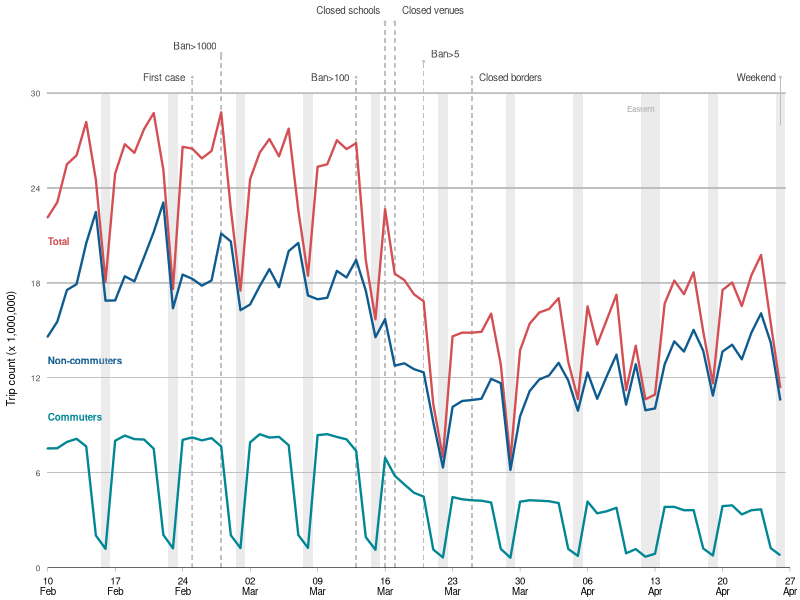

Here is the R script that generated this plot: (Note: this script raises an error after producing the figure.)
require(reshape2)
require(ggplot2)
require(scales)
require(grid)
require(dplyr)
require(readr)

rm(list=ls())


###############################################################################
### diff plot by reason  of mobility                                        ###
###############################################################################

# read data
dta <- read_csv(file=here::here("Data","Merged_panel_data.csv"))

# group by date and sum over all cantons to get nationwide mobility
col_names_by_reason <- c("total_trips_2020","commuter_trips_2020","non_commuter_trips_2020")
df_sum <- aggregate(dta[col_names_by_reason], by=list(Date=dta$date), FUN=sum)

# start, end data
start_date <- as.Date("2020-02-10")
end_date <- as.Date("2020-04-26")

# filter data frame on dates
df_sum <- df_sum %>% filter(Date >= start_date & Date <= end_date)
n_rows <- nrow(df_sum)
n_cols <- ncol(df_sum)

# weekend days
sats <- which(weekdays(df_sum$Date) == "Saturday")
suns <- which(weekdays(df_sum$Date) == "Sunday")

# melt data
df_sum_long <- melt(df_sum,id="Date")
df_sum_long$size <- c(rep(0.8,(n_rows*(n_cols-1))))

# colors
colors2 <- c("#d34f53","#008694","#0e5b90")

# plot 
diff_plot <-  ggplot(df_sum_long, aes( x = Date,
                                       y = value,
                                       color = variable,
                                       group = variable)) + 
  
  # line colors
  scale_colour_manual(values = colors2) +
  
  # layout specifications
  theme(
    # title, subtitle
    plot.title = element_blank(),
    plot.subtitle = element_blank(),
    
    # axes title
    axis.title.x = element_blank(),
    axis.title.y = element_text(size = 8, vjust = 4, hjust = 0.365),
    
    # axes text
    axis.text.x = element_text(color = 'black', size = 7, angle = 0, hjust = 0.5, vjust = 0),
    axis.text.y = element_text(size = 6),
    
    # axes ticks
    axis.ticks.y = element_blank(),
    axis.ticks.x = element_line(size = 0.1),
    
    # axes lines
    axis.line.x = element_line(color="black", size = 0.2),
    axis.line.y = element_line(color="black", size = 0),
    
    # panel and margins
    panel.grid.major = element_blank(),
    panel.grid.minor = element_blank(),
    panel.background = element_blank(),
    plot.margin = unit(c(0.5,0.5,0.25,0.75), "line"),
    
    # legend
    legend.position = "none") +
  
  ylab("Trip count (x 1,000,000)") +
  
  # x-axis range
  scale_x_date(breaks = "week",
               labels = date_format("%d\n%b"),
               limits = as.Date(c("2020-02-10","2020-04-27")),
               expand = c(0,0)) +
  
  # axes ticks and horizontal lines
  scale_y_continuous(limits = c(0,35250000),
                     breaks = seq(0,36000000,6000000),
                     labels = c("0","6","12","18","24","30",""),
                     expand = c(0, 0)) +
  
  coord_cartesian(clip = "off") +
  
  # circle plot (by type)
  annotate("point",
           size = 0.1,
           shape = 19,
           color = colors2,
           x = start_date,
           y = c(df_sum[1,2],df_sum[1,3],df_sum[1,4])) +
  
  # variable text (by reason)
  annotate("text",
           fontface = "bold",
           x = start_date,
           y = c(df_sum[1,2]-1500000, df_sum[1,3]+2000000, df_sum[1,4]-1500000),
           label = c("Total","Commuters","Non-commuters"),
           color = colors2,
           hjust = 0,
           size = 2.5) +
  
  # draw vertical lines
  geom_segment(x = as.Date("2020-02-25"),
               xend = as.Date("2020-02-25"),
               y = 0,
               yend = 31000000,
               size = 0.2,
               color = 'grey',
               linetype = 'dashed') +
  
  geom_segment(x = as.Date("2020-02-28"),
               xend = as.Date("2020-02-28"),
               y = 0,
               yend = 32500000,
               size = 0.2,
               color = 'grey',
               linetype = 'dashed') +
  
  geom_segment(x = as.Date("2020-03-13"),
               xend = as.Date("2020-03-13"),
               y = 0,
               yend = 31000000,
               size = 0.2,
               color = 'grey',
               linetype = 'dashed') +
  
  geom_segment(x = as.Date("2020-03-16"),
               xend = as.Date("2020-03-16"),
               y = 0,
               yend = 34500000,
               size = 0.2,
               color = 'grey',
               linetype = 'dashed') +
  
  # annotate event description (right-aligned)
  annotate("text",
           fontface = "plain",
           color = 'grey25',
           x = c(as.Date("2020-02-25")-0.75,
                 as.Date("2020-02-28")-0.5,
                 as.Date("2020-03-13")-0.75,
                 as.Date("2020-03-16")-0.5),
           y = c(31000000,33000000,31000000,35250000),
           label = c("First case",
                     "Ban>1000",
                     "Ban>100",
                     "Closed schools"),
           hjust = 1,
           size = 2.5) +
  
  geom_segment(x = as.Date("2020-03-17"),
               xend = as.Date("2020-03-17"),
               y = 0,
               yend = 34500000,
               size = 0.2,
               color = 'grey',
               linetype = 'dashed') +
  
  # draw vertical lines
  geom_segment(x = as.Date("2020-03-20"),
               xend = as.Date("2020-03-20"),
               y = 0,
               yend = 32000000,
               size = 0.2,
               color = 'grey',
               linetype = 'dashed') +
  
  geom_segment(x = as.Date("2020-03-25"),
               xend = as.Date("2020-03-25"),
               y = 0,
               yend = 31000000,
               size = 0.2,
               color = 'grey',
               linetype = 'dashed') +
  
  # geom_segment(x = as.Date("2020-03-24"),
  #              xend = as.Date("2020-03-24"),
  #              y = 0,
  #              yend = 31000000,
  #              size = 0.2,
  #              color = 'grey',
  #              linetype = 'dashed') +
  
  # annotate event description (left-aligned)
  annotate("text",
           fontface = "plain",
           color = 'grey25',
           x = c(as.Date("2020-03-17")+0.75,
                 as.Date("2020-03-20")+0.75,
                 as.Date("2020-03-25")+0.75),
           y = c(35250000,
                 32500000,
                 31000000),
           label = c("Closed venues",
                     "Ban>5",
                     "Closed borders"),
           hjust = 0,
           size = 2.5) +
  
  # annotate("text",
  #          fontface = "plain",
  #          color = 'grey25',
  #          x = as.Date("2020-03-24")+0.5,
  #          y = 31500000,
  #          label = "Lockdown",
  #          hjust = 0,
  #          size = 2.5) +
  
  # draw vertical line (weekend)
geom_segment(x = as.Date("2020-04-26"),
             xend = as.Date("2020-04-26"),
             y = 28000000,
             yend = 31000000,
             size = 0.2,
             color = 'grey',
             linetype = 'solid') +
  
  # annotate weekend and Eastern description
  annotate("text",
           fontface = c("plain","bold"),
           color = c('grey25','grey'),
           x = c(as.Date("2020-04-26")-0.5,as.Date("2020-04-13")),
           y = c(31000000,29000000),
           label = c("Weekend","Eastern"),
           hjust = 1,
           size = c(2.5,2)) +
  
  # bullet on dashed vertical lines
  annotate("point",
           size = 0.3,
           shape = 19,
           color = 'grey',
           x = as.Date(c("2020-02-25","2020-02-28","2020-03-13","2020-03-16","2020-03-17","2020-03-20","2020-03-25","2020-04-26")),
           y = c(31000000,32500000,31000000,34500000,34500000,32000000,31000000,31000000))

# horizontal grid lines
diff_plot <- diff_plot + lapply(c(6000000,12000000,18000000,24000000,30000000), function(i) { geom_segment(aes(x=start_date, 
                                                                                                               xend=end_date+.5, 
                                                                                                               y=i, 
                                                                                                               yend=i), 
                                                                                                           size=0.1, 
                                                                                                           color="grey")})

# shaded weekend areas
diff_plot <- diff_plot + lapply(seq(1,11,1), function(i) {geom_rect(data=df_sum_long[1,],
                                                                    aes(xmin=df_sum[sats[i],1]+.5, xmax=df_sum[suns[i],1]+.5,
                                                                        ymin=0, ymax=30000000),
                                                                    color=NA, fill='grey', alpha=.3)})

# shade Eastern Monday
diff_plot <- diff_plot + geom_rect(data=df_sum_long[1,],
                                   aes(xmin=as.Date("2020-04-12")+.5, xmax=as.Date("2020-04-13")+.5,
                                       ymin=0, ymax=30000000),
                                   color=NA, fill='grey', alpha=.3)

# plot lines on top of everything
diff_plot <- diff_plot + geom_line(aes(group=variable), size = df_sum_long$size)

# final plot
diff_plot

# save plot
ggsave(filename = "./Plots/Fig_1/diff_mobility_by_reason.pdf", plot = diff_plot, width = 6, height = 3, bg = "transparent")